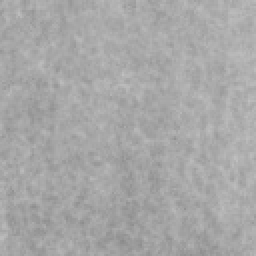
#> input picture 53.jpg, 128 x 128 px (shown 2 times larger)
$ jupyter execute --allow-errors main.ipynb   (older library calls are emulated)
#> lines starting #> are read from the running program, lines starting #| are printed output that depends on the picture; long printed decimals are rounded
[cell 1]
import cv2
import numpy as np
import os
from skimage.feature import graycomatrix, graycoprops
from skimage.feature import local_binary_pattern
from sklearn.cluster import KMeans
import pandas as pd

# ===== SETTINGS =====
DATASET_PATH = "total"

GLCM_CSV = "f/glcm_features.csv"
KMEANS_CSV = "f/kmeans_features.csv"

glcm_list = []
kmeans_list = []

labels_glcm = []
labels_kmeans = []

#> (the rest of this cell did not finish here and is left out)

[cell 2]
import cv2
import matplotlib.pyplot as plt

# Load images (grayscale)
img1 = cv2.imread('53.jpg', cv2.IMREAD_GRAYSCALE)
#> img1 is the input picture: shape (128, 128); min 138, max 192, mean 167.1
img2 = cv2.imread('145.jpg', cv2.IMREAD_GRAYSCALE)
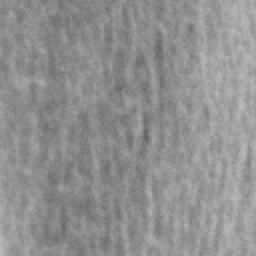
#> input picture 145.jpg, 128 x 128 px (shown 2 times larger)
#> img2 is the input picture: shape (128, 128); min 98, max 186, mean 143.7

# Compute histograms
hist1 = cv2.calcHist([img1], [0], None, [256], [0, 256])
#> hist1 = 256 values, max 1009 at index 167, min 0 at index 0, mean 64
hist2 = cv2.calcHist([img2], [0], None, [256], [0, 256])
#> hist2 = 256 values, max 505 at index 139, min 0 at index 0, mean 64

# Plot histograms
plt.figure(figsize=(10,5))

plt.subplot(1,2,1)
plt.title("Histogram - Image 1")
plt.plot(hist1)
plt.xlim([0,256])

plt.subplot(1,2,2)
plt.title("Histogram - Image 2")
plt.plot(hist2)
plt.xlim([0,256])

plt.show()
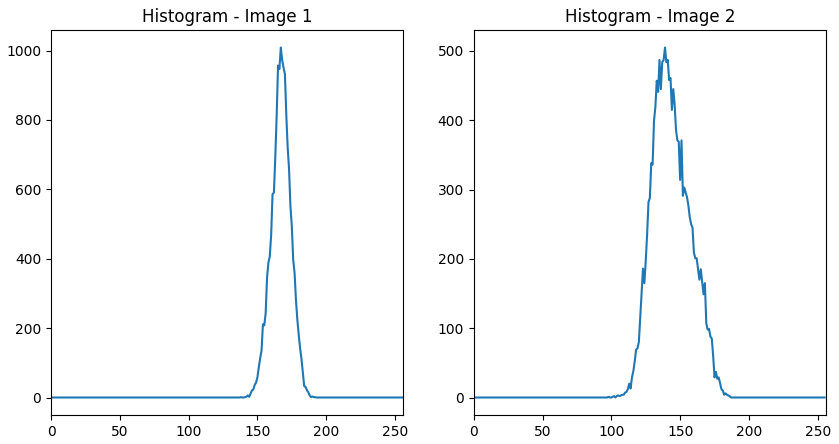
#> figure drawn by matplotlib, 2 panels; panel 1: curve peaks at x = 167, y = 1009; panel 2: curve peaks at x = 139, y = 505

[cell 3]
import cv2
import numpy as np
import matplotlib.pyplot as plt

# Load images (grayscale)
img1 = cv2.imread('output1.jpg', cv2.IMREAD_GRAYSCALE)
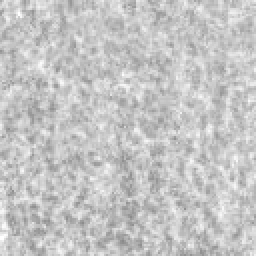
#> input picture output1.jpg, 128 x 128 px (shown 2 times larger)
#> img1 is the input picture: shape (128, 128); min 138, max 255, mean 196.7
img2 = cv2.imread('output2.jpg', cv2.IMREAD_GRAYSCALE)
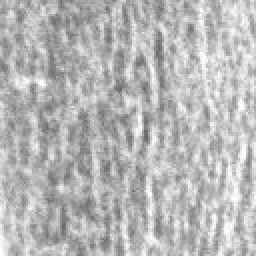
#> input picture output2.jpg, 128 x 128 px (shown 2 times larger)
#> img2 is the input picture: shape (128, 128); min 98, max 255, mean 182.8

# Compute histograms
hist1 = cv2.calcHist([img1], [0], None, [256], [0, 256]).flatten()
#> hist1 = 256 values, max 397 at index 196, min 0 at index 0, mean 64
hist2 = cv2.calcHist([img2], [0], None, [256], [0, 256]).flatten()
#> hist2 = 256 values, max 236 at index 180, min 0 at index 0, mean 64

# K-means function
def apply_kmeans(hist):
    samples = []
    for i in range(256):
        samples += [i] * int(hist[i])
#> after the loop, samples = 16384 values from 138 to 255

    samples = np.array(samples).reshape(-1,1).astype(np.float32)

    criteria = (cv2.TERM_CRITERIA_EPS + cv2.TERM_CRITERIA_MAX_ITER, 100, 0.2)
    _, labels, centers = cv2.kmeans(samples, 2, None, criteria, 10, cv2.KMEANS_RANDOM_CENTERS)
#> labels = 16384 values, max 1 at index 0, min 0 at index 7923, mean 0.484; centers = [210.3, 182.2]

    centers = np.sort(centers.flatten())
#> centers = [182.2, 210.3]
    return centers

# Apply K-means
centers1 = apply_kmeans(hist1)
#> centers1 = [182.2, 210.3]
centers2 = apply_kmeans(hist2)
#> centers2 = [161.7, 207]

# Distance within each histogram
dist1 = abs(centers1[1] - centers1[0])
#> dist1 = 28.07
dist2 = abs(centers2[1] - centers2[0])
#> dist2 = 45.27

# ------------------ PLOTTING ------------------

plt.figure(figsize=(12,5))

# Image 1
plt.subplot(1,2,1)
plt.title(f"Image 1 (Dist = {dist1:.2f})")
plt.plot(hist1)
for c in centers1:
    plt.axvline(x=c, linestyle='--')
#> this loop made 2 passes
#> c on passes 1 to 2: 182.2, 210.3
plt.xlim([0,256])

# Image 2
plt.subplot(1,2,2)
plt.title(f"Image 2 (Dist = {dist2:.2f})")
plt.plot(hist2)
for c in centers2:
    plt.axvline(x=c, linestyle='--')
#> this loop made 2 passes
#> c on passes 1 to 2: 161.7, 207
plt.xlim([0,256])

plt.show()
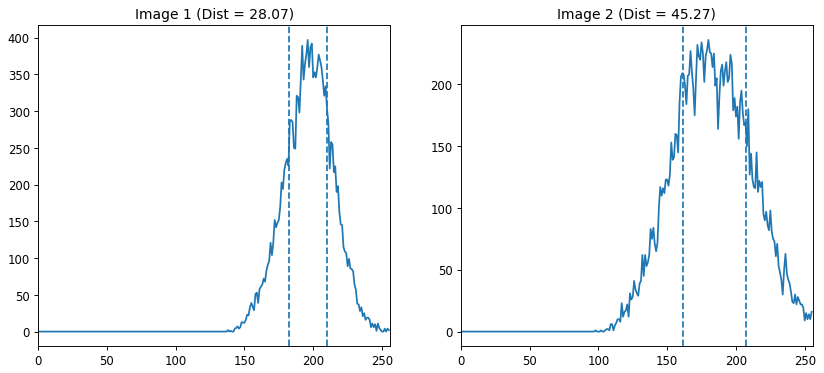
#> figure drawn by matplotlib, 2 panels; panel 1: curve peaks at x = 196, y = 397; panel 2: curve peaks at x = 180, y = 236

# Print results
print("Image 1 centroids:", centers1, " Distance:", dist1)
#| Image 1 centroids: [182.196 210.266]  Distance: 28.070
print("Image 2 centroids:", centers2, " Distance:", dist2)
#| Image 2 centroids: [161.683 206.954]  Distance: 45.271
